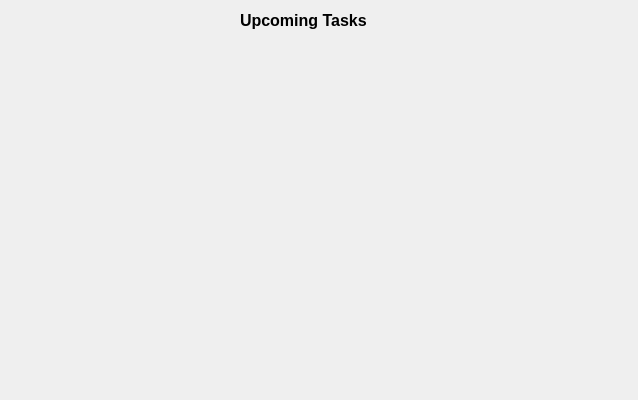
<?xml version="1.0" encoding="UTF-8"?>
<ui version="4.0">
 <class>taskList</class>
 <widget class="QDialog" name="taskList">
  <property name="geometry">
   <rect>
    <x>0</x>
    <y>0</y>
    <width>638</width>
    <height>400</height>
   </rect>
  </property>
  <property name="font">
   <font>
    <underline>false</underline>
   </font>
  </property>
  <property name="windowTitle">
   <string>Dialog</string>
  </property>
  <widget class="QLabel" name="label">
   <property name="geometry">
    <rect>
     <x>240</x>
     <y>10</y>
     <width>141</width>
     <height>20</height>
    </rect>
   </property>
   <property name="font">
    <font>
     <pointsize>12</pointsize>
     <weight>75</weight>
     <bold>true</bold>
    </font>
   </property>
   <property name="text">
    <string>Upcoming Tasks</string>
   </property>
  </widget>
 </widget>
 <resources/>
 <connections/>
</ui>
